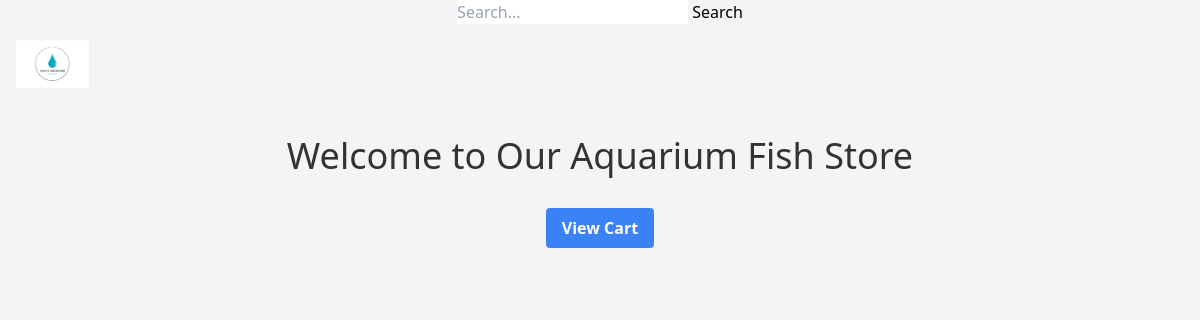
Before: / with the older database file.
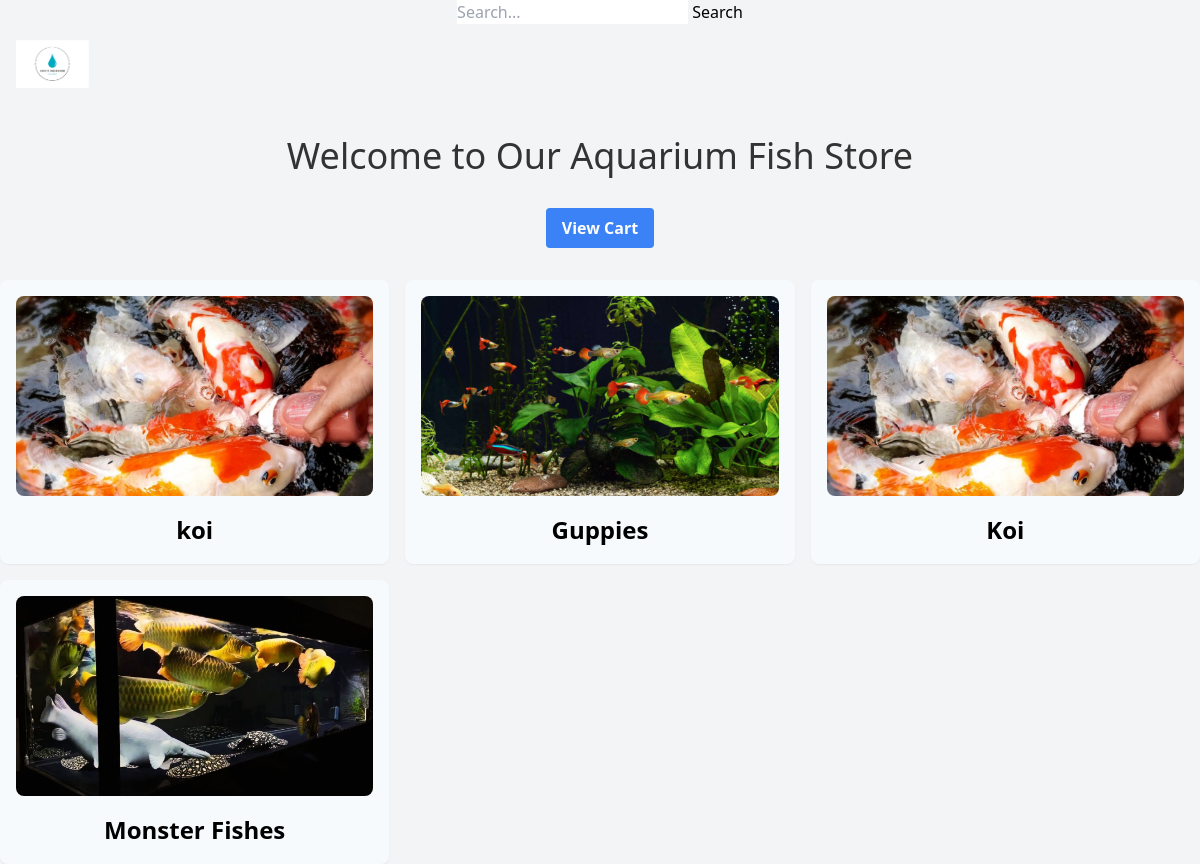
After: the same page with the newer database file.
### models.py (models this page shows, shortened)
class Category(db.Model):
    __tablename__ = 'category'
    __table_args__ = {'extend_existing': True}
    id = db.Column(db.Integer, primary_key=True)
    name = db.Column(db.String(80), unique=True, nullable=False)
    image_filename = db.Column(db.String(200), nullable=True)
    products = db.relationship('Product', backref='category', lazy=True)

### app.py (the view)
@app.route('/')
def home():
    categories = Category.query.all()
    cart_summary = {'total_items': 0, 'total_price': 0.0}
    if 'cart' in session:
        for product_id, quantity in session['cart'].items():
            product = Product.query.get(product_id)
            if product:
                cart_summary['total_items'] += quantity
                cart_summary['total_price'] += product.price * quantity
    return render_template('index.html', categories=categories, cart_summary=cart_summary)

### templates/index.html (shortened to what this page needs)
<!DOCTYPE html>
<html lang="en">
<head>
    <link rel="stylesheet" href="{{ url_for('static', filename='css/style.css') }}">
    <link rel="stylesheet" href="https://cdn.jsdelivr.net/npm/tailwindcss@2.2.19/dist/tailwind.min.css">
    <form action="{{ url_for('search_results') }}" method="get">
        <input type="text" name="query" placeholder="Search...">
        <button type="submit">Search</button>
    </form>
</head>
<body class="bg-gray-100">
    <header class="bg-gray-100 p-4">
        <a href="{{ url_for('home') }}">
            <img src="{{ url_for('static', filename='images/logo.png') }}" alt="Logo" class="h-12">
        </a>
    </header>
    <h1 class="text-4xl text-center mt-8">Welcome to Our Aquarium Fish Store</h1>
    <div class="flex justify-center mt-8">
        <a href="{{ url_for('cart') }}" class="bg-blue-500 hover:bg-blue-700 text-white font-bold py-2 px-4 rounded">View Cart</a>
    </div>
    <div class="grid grid-cols-3 gap-4 mt-8">
        {% for category in categories %}
            <div class="category-card">
                <a href="{{ url_for('show_category', category_name=category.name) }}">
                    <img src="{{ url_for('static', filename='images/' + category.image_filename) }}" alt="{{ category.name }}" class="category-image">
                    <h2 class="category-name">{{ category.name }}</h2>
                </a>
            </div>
        {% endfor %}
    </div>
</body>
</html>

### static/css/style.css (style rules this page uses)
body { font-family: Arial, sans-serif; margin: 0; padding: 0; text-align: center; }
body { font-family: Arial, sans-serif; margin: 0; padding: 0; text-align: center; background-color: #f4f4f4; }
h1 { color: #333; }
a { color: #06c; text-decoration: none; }
button { background-color: #28a745; border: none; border-radius: 4px; color: white; padding: 10px 20px; text-align: center; text-decoration: none; display: inline-block; font-size: 16px; margin: 4px 2px; cursor: pointer; }

### templates/index.html (style rules this page uses)
.category-card { background-color: #F7FAFC; border-radius: 0.5rem; box-shadow: 0 1px 2px 0 rgba(0, 0, 0, 0.05); padding: 1rem; transition: transform 0.3s ease; }
.category-image { width: 100%; height: 200px; object-fit: cover; border-radius: 0.5rem; }
.category-name { font-size: 1.5rem; font-weight: bold; margin-top: 1rem; }

Changed rows visible on the page:
added Category: image_filename (picture), name "koi"
added Category: image_filename (picture), name "Guppies"
added Category: image_filename (picture), name "Koi"
added Category: image_filename (picture), name "Monster Fishes"
